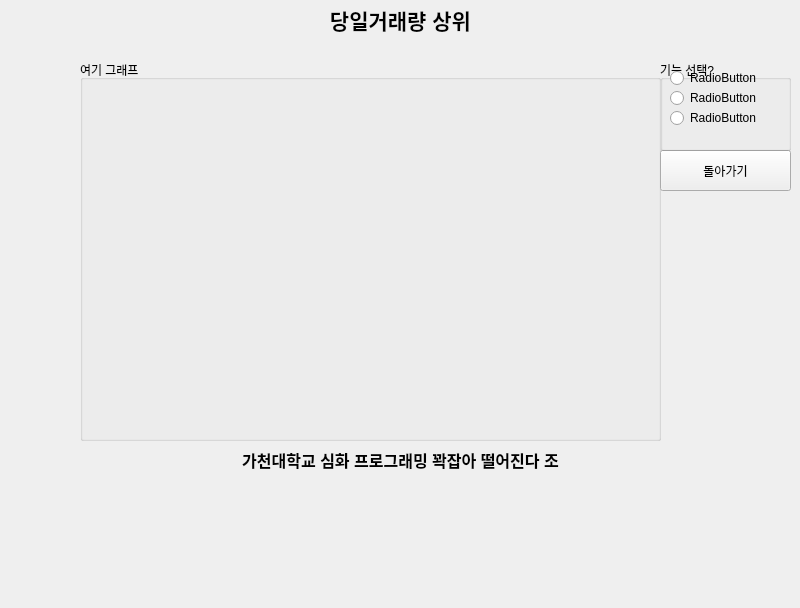
<?xml version="1.0" encoding="UTF-8"?>
<ui version="4.0">
 <class>Form</class>
 <widget class="QWidget" name="Form">
  <property name="geometry">
   <rect>
    <x>0</x>
    <y>0</y>
    <width>800</width>
    <height>608</height>
   </rect>
  </property>
  <property name="windowTitle">
   <string>Form</string>
  </property>
  <widget class="QLabel" name="label">
   <property name="geometry">
    <rect>
     <x>0</x>
     <y>0</y>
     <width>801</width>
     <height>41</height>
    </rect>
   </property>
   <property name="text">
    <string>&lt;html&gt;&lt;head/&gt;&lt;body&gt;&lt;p align=&quot;center&quot;&gt;&lt;span style=&quot; font-size:16pt; font-weight:600;&quot;&gt;당일거래량 상위&lt;/span&gt;&lt;/p&gt;&lt;/body&gt;&lt;/html&gt;</string>
   </property>
   <property name="alignment">
    <set>Qt::AlignCenter</set>
   </property>
   <property name="wordWrap">
    <bool>false</bool>
   </property>
  </widget>
  <widget class="QGroupBox" name="groupBox_2">
   <property name="geometry">
    <rect>
     <x>80</x>
     <y>60</y>
     <width>581</width>
     <height>381</height>
    </rect>
   </property>
   <property name="title">
    <string>여기 그래프</string>
   </property>
  </widget>
  <widget class="QPushButton" name="Back_To_Main_In_Today">
   <property name="geometry">
    <rect>
     <x>660</x>
     <y>150</y>
     <width>131</width>
     <height>41</height>
    </rect>
   </property>
   <property name="text">
    <string>돌아가기</string>
   </property>
  </widget>
  <widget class="QGroupBox" name="groupBox">
   <property name="geometry">
    <rect>
     <x>660</x>
     <y>60</y>
     <width>131</width>
     <height>91</height>
    </rect>
   </property>
   <property name="title">
    <string>기능 선택?</string>
   </property>
   <widget class="QRadioButton" name="radioButton">
    <property name="geometry">
     <rect>
      <x>10</x>
      <y>10</y>
      <width>90</width>
      <height>16</height>
     </rect>
    </property>
    <property name="text">
     <string>RadioButton</string>
    </property>
   </widget>
   <widget class="QRadioButton" name="radioButton_2">
    <property name="geometry">
     <rect>
      <x>10</x>
      <y>30</y>
      <width>90</width>
      <height>16</height>
     </rect>
    </property>
    <property name="text">
     <string>RadioButton</string>
    </property>
   </widget>
   <widget class="QRadioButton" name="radioButton_3">
    <property name="geometry">
     <rect>
      <x>10</x>
      <y>50</y>
      <width>90</width>
      <height>16</height>
     </rect>
    </property>
    <property name="text">
     <string>RadioButton</string>
    </property>
   </widget>
  </widget>
  <widget class="QLabel" name="label_2">
   <property name="geometry">
    <rect>
     <x>0</x>
     <y>440</y>
     <width>801</width>
     <height>41</height>
    </rect>
   </property>
   <property name="text">
    <string>&lt;html&gt;&lt;head/&gt;&lt;body&gt;&lt;p align=&quot;center&quot;&gt;&lt;span style=&quot; font-size:12pt; font-weight:600;&quot;&gt;가천대학교 심화 프로그래밍 꽉잡아 떨어진다 조&lt;/span&gt;&lt;/p&gt;&lt;/body&gt;&lt;/html&gt;</string>
   </property>
   <property name="alignment">
    <set>Qt::AlignCenter</set>
   </property>
   <property name="wordWrap">
    <bool>false</bool>
   </property>
  </widget>
 </widget>
 <resources/>
 <connections>
  <connection>
   <sender>Back_To_Main_In_Today</sender>
   <signal>clicked()</signal>
   <receiver>Form</receiver>
   <slot>Back_To_Main_Button_In_Today_Traiding_Class()</slot>
   <hints>
    <hint type="sourcelabel">
     <x>738</x>
     <y>179</y>
    </hint>
    <hint type="destinationlabel">
     <x>470</x>
     <y>516</y>
    </hint>
   </hints>
  </connection>
 </connections>
 <slots>
  <slot>Back_To_Main_Button_In_Today_Traiding_Class()</slot>
 </slots>
</ui>
